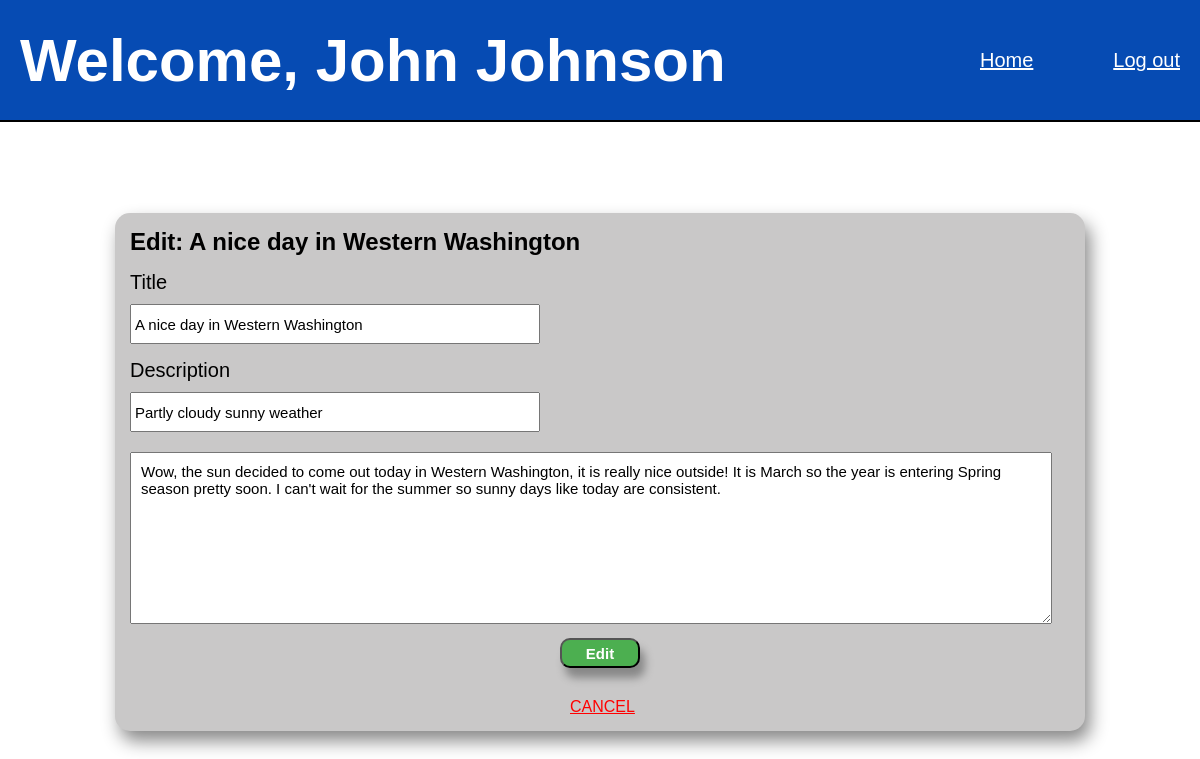
/editPage/1 (signed in), run on the app's committed database.
### journal/models.py (models this page shows)
class User(models.Model):
    first_name = models.CharField(max_length=15)
    last_name = models.CharField(max_length=20)
    email = models.EmailField(max_length=60)
    password = models.CharField(max_length=100)
    created_at = models.DateTimeField(auto_now_add=True)
    updated_at = models.DateTimeField(auto_now=True)
    objects = webManager()

class Entry(models.Model):
    title = models.CharField(max_length=80)
    desc = models.CharField(max_length=100)
    journal_entry = models.TextField()
    author = models.ForeignKey(User, related_name="entries", on_delete=models.CASCADE)
    created_at = models.DateTimeField(auto_now_add=True)
    updated_at = models.DateTimeField(auto_now=True)
    objects = webManager()

### journal/views.py (the view)
# urls.py: path('editPage/<int:num>', views.editPage),
def editPage(request, num):
    entryToEdit = Entry.objects.get(id=num)
    user = User.objects.get(id=request.session['userID'])
    context = {
        'user': user,
        'entry': entryToEdit,
    }
    return render(request, "editPage.html", context)

### journal/templates/editPage.html (shortened to what this page needs)
<!DOCTYPE html>
<html lang="en">
<head>
    {% load static %}
    <link rel='stylesheet' href="{% static 'css/style.css' %}">
</head>
<body>
    <header>
        <h1>Welcome, {{ user.first_name }} {{ user.last_name }} </h1>
        <div class="nav">
            <a href="/dashboard">Home</a>
            <a href="/logout">Log out</a>
        </div>
    </header>
    <div class="edit">
        <form class="editEntry" action="/edit/{{entry.id}}" method="POST">
            <h2>Edit: {{entry.title}}</h2>
            <label for="entryTitleEdit">Title</label>
            <input type="text" name="entryTitle" value="{{entry.title}}">
            <label for="entryDescEdit">Description</label>
            <input type="text" name="entryDesc" value="{{entry.desc}}">
            <textarea name="entry">{{entry.journal_entry}}</textarea>
            <input type="submit" value="Edit">
            <a href="/dashboard">CANCEL</a>
        </form>
    </div>
</body>
</html>

### journal/static/css/style.css (style rules this page uses)
* { margin: 0; padding: 0; font-family: Arial, Helvetica, sans-serif; }
body { min-height: 100%; margin: 0; padding: 0; }
html { height: 100%; }
header { display: flex; justify-content: space-between; align-items: center; border-bottom: 2px solid black; background-color: rgb(6, 75, 179); color: white; height: 80px; font-size: 30px; padding: 20px 20px 20px 20px; }
header a { color: white; font-size: 20px; }
.nav { display: flex; align-items: center; justify-content: space-between; width: 200px; }
.edit { display: flex; justify-content: center; align-items: center; height: 700px; }
.editEntry { background-color: #c9c8c8; width: 940px; height: auto; padding: 15px; border-radius: 15px; margin: auto; box-shadow: 5px 10px 18px #888888; }
.editEntry label { display: block; font-size: 20px; margin-top: 15px; }
.editEntry input { display: block; height: 30px; width: 400px; font-size: 15px; padding: 3px; margin-top: 10px; }
.editEntry textarea { margin: auto; margin-top: 20px; width: 900px; height: 150px; padding: 10px; font-size: 15px; }
.editEntry input[type=submit] { background-color: #4caf50; color: white; font-weight: bold; width: 80px; height: 30px; display: block; margin-left: auto; margin-right: auto; margin-top: 10px; border-radius: 10px; box-shadow: 5px 10px 8px #888888; }
.editEntry a { display: block; color: red; margin-top: 30px; margin-left: 440px; }

### data on the page
User: first_name "John", last_name "Johnson"
Entry: title "A nice day in Western Washington", entryTitle "A nice day in Western Washington", entryDesc "Partly cloudy sunny weather", entry "Wow, the sun decided to come out today in Western Washington, it is really nice outside! It is March so the year is entering Spring season pretty soon. I can't wait for the summer so sunny days like today are consistent."
